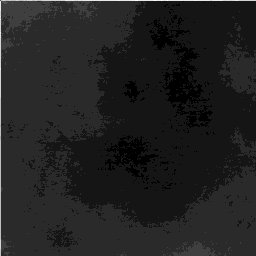
#> input picture src/mammo_preprocessing/var.png, 256 x 256 px, given as the content of the folder var.png, which was not available
$ python data_augmentation_hendrix.py var.png
#> lines starting #> are read from the running program, lines starting #| are printed output that depends on the picture; pictures that were not available may be replaced by others from this repository, and a replacement may not be noted
import cv2
import os, sys, argparse

def data_augmentation(path):
#> called with path = 'var.png'
    for root, dirs, files in os.walk(path):
        for i, exams in enumerate(files):
            # read image as gray scale
            img = cv2.imread(root + '/' + exams, 0)
#> img is the input picture: shape (256, 256); min 7, max 19, mean 8.55
            # get image height, width
            (h, w) = img.shape
#> h = 256; w = 256
            # calculate the center of the image
            center = (w / 2, h / 2)
#> center = (128, 128)

            angle90 = 90
            angle180 = 180
            angle270 = 270

            scale = 1.0

            # Perform the counter clockwise rotation holding at the center
            # 90 degrees
            M = cv2.getRotationMatrix2D(center, angle90, scale)
            rotated90 = cv2.warpAffine(img, M, (h, w))
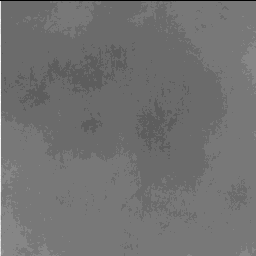
#> rotated90: shape (256, 256); min 0, max 19, mean 8.49; drawn with min black and max white

            # 180 degrees
            M = cv2.getRotationMatrix2D(center, angle180, scale)
            rotated180 = cv2.warpAffine(img, M, (w, h))
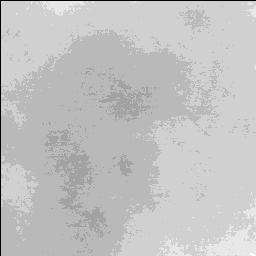
#> rotated180: shape (256, 256); min 0, max 11, mean 8.42; drawn with min black and max white

            # 270 degrees
            M = cv2.getRotationMatrix2D(center, angle270, scale)
            rotated270 = cv2.warpAffine(img, M, (h, w))
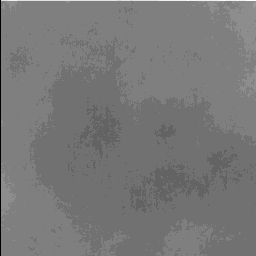
#> rotated270: shape (256, 256); min 0, max 18, mean 8.48; drawn with min black and max white

            #flip vertically
            verticallyFlipped = cv2.flip(img, 0)
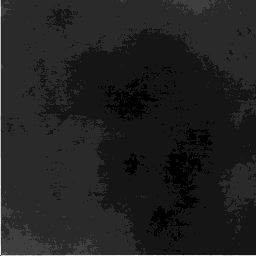
#> verticallyFlipped: shape (256, 256); min 7, max 19, mean 8.55; drawn with min black and max white
            horizontallyFlipped = cv2.flip(img, 1)
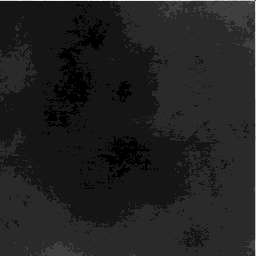
#> horizontallyFlipped: shape (256, 256); min 7, max 19, mean 8.55; drawn with min black and max white
            horizontallyAndVerticallyFlipped = cv2.flip(img, -1)
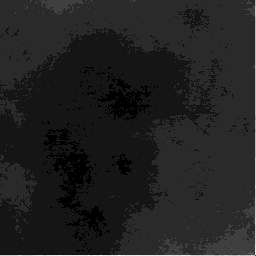
#> horizontallyAndVerticallyFlipped: shape (256, 256); min 7, max 19, mean 8.55; drawn with min black and max white

            # [5 lines of commented-out code are left out]
            cv2.imwrite(root + '/augmented_images/' + 'horizontallyFlipped' + '_' + exams, horizontallyFlipped)
            cv2.imwrite(root + '/augmented_images/' + 'horizontallyAndVerticallyFlipped' + '_' + exams, horizontallyAndVerticallyFlipped)

    return i

def main(args):
    parser = argparse.ArgumentParser()
    parser.add_argument("p", type=str, help="the path of Dataset")
    args = parser.parse_args()
    path = args.p
    print(args.p)

    data_augmentation(path)

    return 0


if __name__ == '__main__':
    sys.exit(main(sys.argv))
#> (the program exits here)
